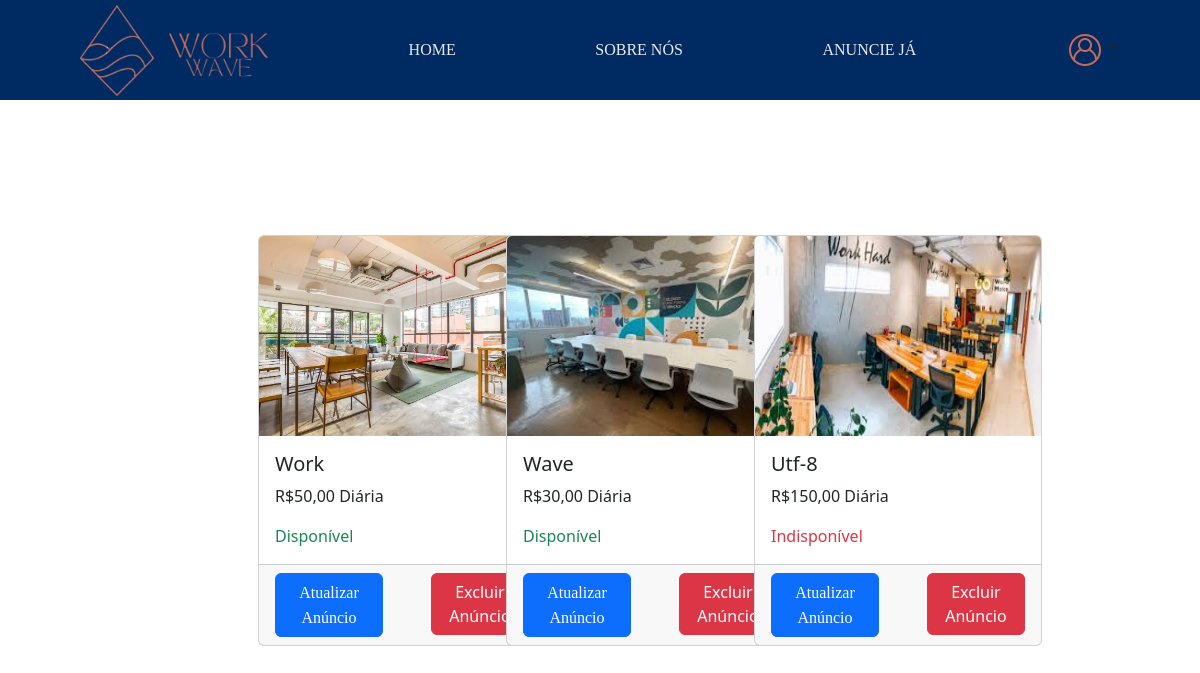
The app's page /SeusAnuncios.php (signed in), older data.
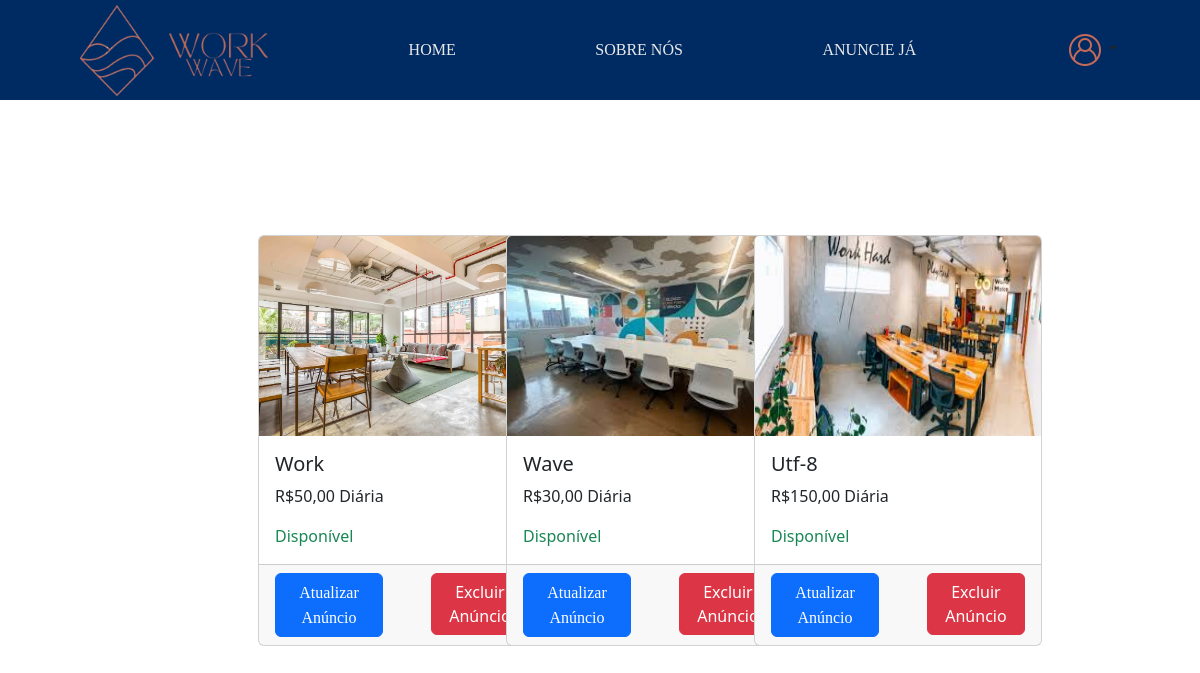
The same page, newer data.
### tables this page shows
CREATE TABLE `espacodados` (
  `EspId` int(11) NOT NULL,
  `EspNome` varchar(255) NOT NULL,
  `EspEndereco` varchar(255) NOT NULL,
  `EspDescricao` mediumtext NOT NULL,
  `EspCapacidade` int(11) NOT NULL,
  `EspDisponibilidade` tinyint(1) DEFAULT NULL,
  `EspDataCadastro` date NOT NULL,
  `ProId` int(11) NOT NULL,
  `EspImg` varchar(255) DEFAULT NULL,
  `EspPreco` decimal(10,2) DEFAULT NULL,
  `SerId` int(11) DEFAULT NULL
);

### SeusAnuncios.php (the view, shortened to what this page needs)
<!DOCTYPE html>
<html lang="en">
<head>
    <link href="https://cdn.jsdelivr.net/npm/bootstrap@5.3.3/dist/css/bootstrap.min.css" rel="stylesheet">
    <link rel="stylesheet" href="css/Style.css">
    <link rel="stylesheet" href="css/SeusAnuncios.css">
</head>
<body>
<header>
    <div class="logo">
        <img src="img/WorkWave-removebg-preview (1).png" alt="" width="95px" height="95px">
        <img src="img/WorkWave__2_-removebg-preview.png" alt="" width="100px" height="100px">
    </div>
    <a href="index.php" class="underline">HOME</a>
    <a href="SobreNos.php" class="underline">SOBRE NÓS</a>
    <a href="AnuncieJa.php" class="underline">ANUNCIE JÁ</a>
    <?php
        if (!isset($_SESSION['usuario_validado']) || $_SESSION['usuario_validado'] == false) {
    ?>
        <div class="dropdown">
            <a class="btn dropdown-toggle" href="#" role="button" data-bs-toggle="dropdown" aria-expanded="false">
                <img src="img/user-logo.png" alt="">
            </a>
            <ul class="dropdown-menu">
                <li><a class="dropdown-item" href="login.php">Fazer Login</a></li>
            </ul>
        </div>
    <?php
        } else {
    ?>
        <div class="dropdown">
            <a class="btn dropdown-toggle" href="#" role="button" data-bs-toggle="dropdown" aria-expanded="false">
                <img src="img/user-logo.png" alt="">
            </a>
        </div>
    <?php
        };
    ?>
</header>
<div class="conteudo conteudo-principal">
    <div class="postagem">
        <?php
            try {
                $conexao = new PDO("mysql:host=localhost; dbname=workwave", "root", "");
                $conexao->setAttribute(PDO::ATTR_ERRMODE, PDO::ERRMODE_EXCEPTION);
            } catch (PDOException $erro) {
                echo "Erro na conexão:" . $erro->getMessage();
            }
            if (isset($_SESSION['UsuarioId'])) {
                $query = "SELECT EspId, EspNome, EspCapacidade, EspDisponibilidade, EspImg, EspPreco FROM EspacoDados WHERE ProId = :UsuarioId";
                $stmt = $conexao->prepare($query);
                $stmt->bindValue(':UsuarioId', $_SESSION['UsuarioId']);
                $stmt->execute();
                $anuncios = $stmt->fetchAll();
            } else {
                $anuncios = [];
            }
        ?>
        <div class="row row-cols-1 row-cols-md-2 row-cols-lg-3 g-4">
            <?php foreach ($anuncios as $anuncio): ?>
                <div class="col">
                    <div class="card" style="width: 18rem;">
                        <img src="img/<?php echo htmlspecialchars($anuncio['EspImg']); ?>" class="card-img-top" alt="Imagem de <?php echo htmlspecialchars($anuncio['EspNome']); ?>" height="200px">
                        <div class="card-body">
                            <h5 class="card-title"><?php echo htmlspecialchars($anuncio['EspNome']); ?></h5>
                            <p class="card-text">R$<?php echo number_format($anuncio['EspPreco'], 2, ',', '.'); ?> Diária</p>
                            <p class="card-text <?php echo $anuncio['EspDisponibilidade'] == 0 ? 'text-danger' : 'text-success'; ?>">
                                <?php echo $anuncio['EspDisponibilidade'] == 0 ? 'Indisponível' : 'Disponível'; ?>
                            </p>
                        </div>
                        <div class="card-footer">
                            <div class="d-flex justify-content-between">
                                <button type="submit" class="btn btn-primary me-5"><a href="EditarAnuncio.php" class="text-white">Atualizar Anúncio</a></button>
                                <form action="ExcluirAnuncio.php" method="POST">
                                    <button type="submit" class="btn btn-danger" onclick="return confirm('Tem certeza de que deseja excluir este anúncio?')">Excluir Anúncio</button>
                                </form>
                            </div>
                        </div>
                    </div>
                </div>
            <?php endforeach;?>
        </div>
    </div>
</div>
</body>
</html>

Row changes from the older to the newer data that the page shows:
changed espacodados "Utf-8": EspDisponibilidade "Indisponível" → "Disponível"
